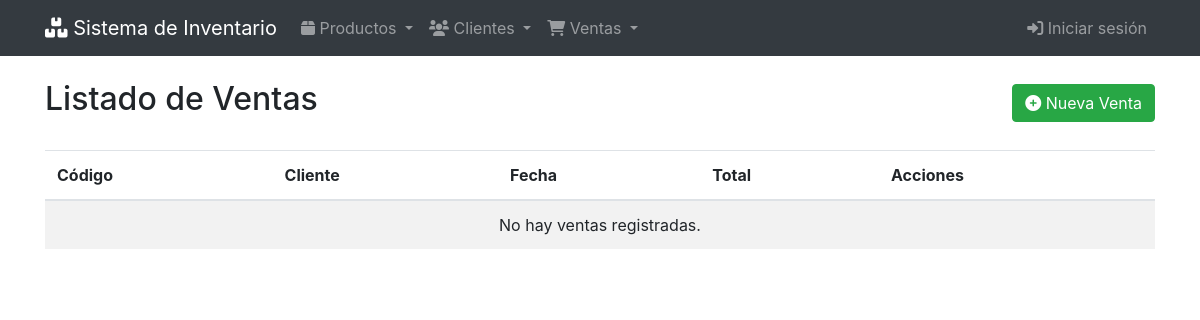
The page /ventas/ on the database as committed earlier.
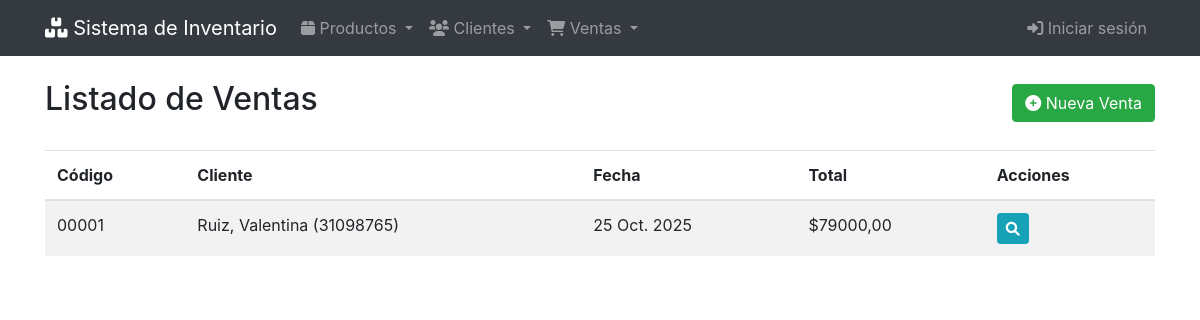
The same page on the database as committed later.
### ventas/models.py (models this page shows)
class Venta(models.Model):
    codigo = models.CharField(max_length=20, unique=True)
    cliente = models.ForeignKey(Cliente, on_delete=models.PROTECT)
    fecha = models.DateField(auto_now_add=True)
    total = models.DecimalField(max_digits=10, decimal_places=2, default=0)

### clientes/models.py (models this page shows)
class Cliente(models.Model):
    nombre = models.CharField(max_length=100)
    apellido = models.CharField(max_length=100)
    documento = models.CharField(max_length=20, unique=True)
    email = models.EmailField()
    telefono = models.CharField(max_length=20)
    direccion = models.TextField()
    def __str__(self):
        return f"{self.apellido}, {self.nombre} ({self.documento})"

### ventas/views.py (the view)
# urls.py: path('', VentaListView.as_view(), name='venta_list'),
class VentaListView(ListView):
    model = Venta
    template_name = 'venta/venta_list.html'
    context_object_name = 'ventas'

### templates/venta/venta_list.html (shortened to what this page needs)
{% extends 'base.html' %}
{% block header %}Listado de Ventas{% endblock %}
{% block extra_buttons %}
<a href="{% url 'ventas:venta_create' %}" class="btn btn-success">
  <i class="fas fa-plus-circle"></i> Nueva Venta
</a>
{% endblock %}
{% block content %}
<table class="table table-striped table-hover">
  <thead>
    <tr>
      <th>Código</th>
      <th>Cliente</th>
      <th>Fecha</th>
      <th>Total</th>
      <th>Acciones</th>
    </tr>
  </thead>
  <tbody>
    {% for venta in ventas %}
    <tr>
      <td>{{ venta.codigo }}</td>
      <td>{{ venta.cliente }}</td>
      <td>{{ venta.fecha }}</td>
      <td>${{ venta.total }}</td>
      <td>
        <a href="{% url 'ventas:venta_detail' venta.pk %}" class="btn btn-sm btn-info">
          <i class="fas fa-search"></i>
        </a>
      </td>
    </tr>
    {% empty %}
    <tr><td colspan="5" class="text-center">No hay ventas registradas.</td></tr>
    {% endfor %}
  </tbody>
</table>
{% endblock %}

Rows that differ between the two databases and show on the page:
added Venta: codigo "00001", cliente "Ruiz, Valentina (31098765)", fecha "25 Oct. 2025", total "79000,00"
Other text that changed with them:
text no longer shown: "No hay ventas registradas."
